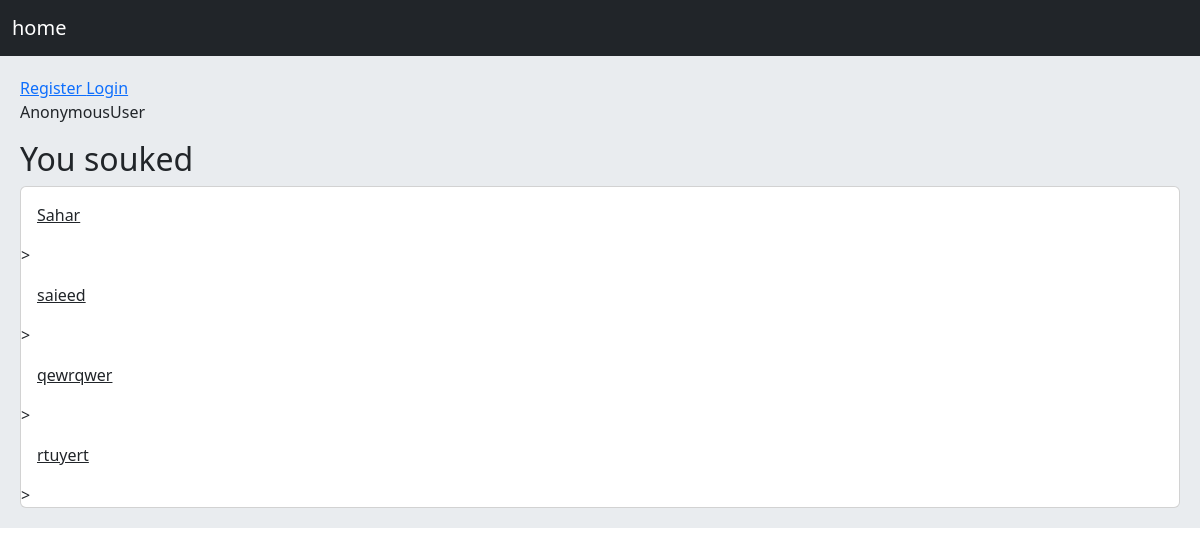
Page /home/ on the earlier database version.
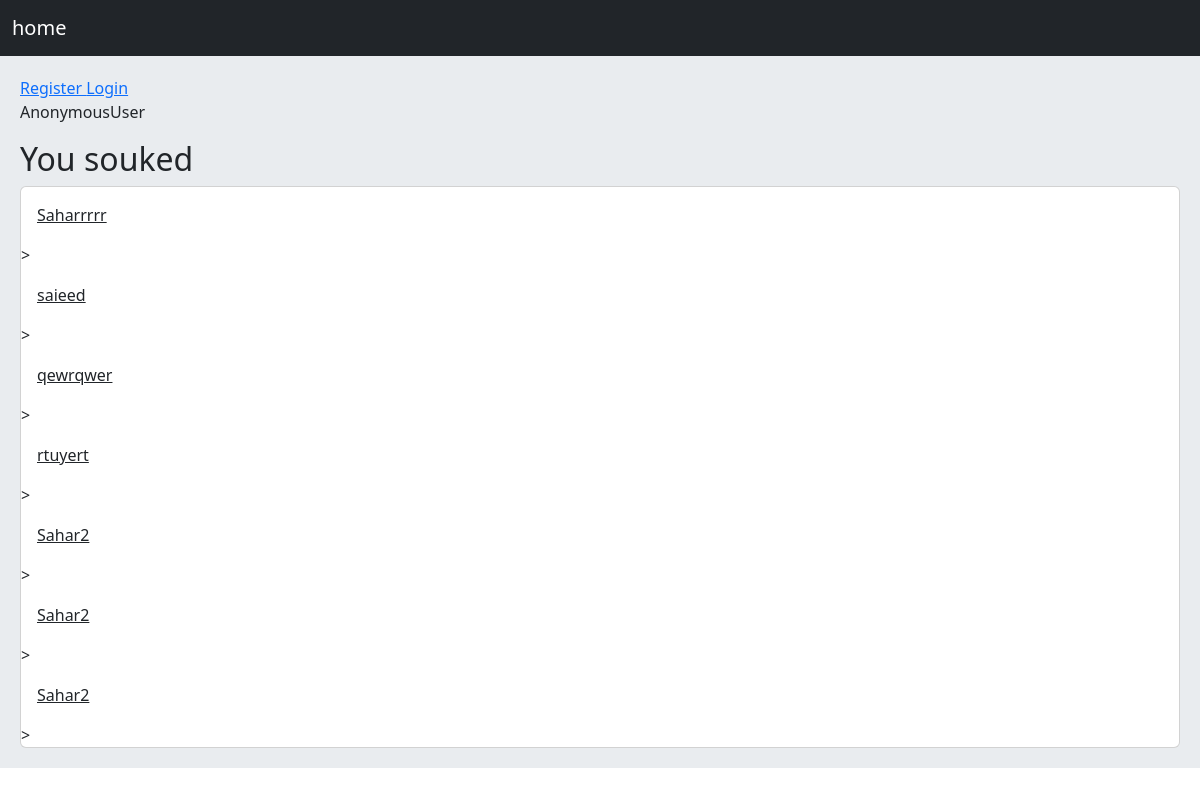
Same page on the later database version.
### home/models.py (models this page shows)
class Todo(models.Model):
    first_name = models.CharField(max_length=30)
    last_name = models.CharField(max_length=30)

### home/views.py (the view)
# urls.py: 2. Add a URL to urlpatterns:  path('', views.home, name='home')
def home(request):
    all = Todo.objects.all()
    return render(request,'home.html', {'todos1':all})

### templates/home.html (shortened to what this page needs)
{%  extends 'base.html' %}
{% block content %}
    {% if request.user.is_authenticated %}
        <a href="{% url 'user_logout' %}"> Logout </a>
    {% else  %}
        <a href="{% url 'user_register' %}"> Register </a>
        <a href="{% url 'user_login' %}"> Login </a>
    {% endif %}
    <p> {{ request.user }} </p>
    {% if request.user.is_authenticated %}
        <h2> Hello </h2>
    {% else %}
        <h2> You souked </h2>
    {% endif %}
    <div class="card">
    {% for todo in todos1 %}
        <a class= "card-body" href="{% url 'details' todo.id %}"> {{ todo.first_name }} </a>></br>
    {% endfor %}
    </div>
{% endblock %}

### templates/base.html (shortened to what this page needs)
<!DOCTYPE html>
<html lang="en">
<head>
    <link href="https://cdn.jsdelivr.net/npm/bootstrap@5.3.2/dist/css/bootstrap.min.css" rel="stylesheet">
</head>
<body>
    {% include 'navbar.html' %}
    <div class="jumbotron">
        {% block content %}
        {% endblock %}
    </div>
</body>
</html>

### templates/navbar.html
<nav class="navbar navbar-expand-lg navbar-dark bg-dark">
  <div class="container-fluid">
    <a class="navbar-brand" href="{% url 'home' %}">home</a>
  </div>
</nav>

### templates/base.html (style rules this page uses)
.jumbotron { padding: 20px; margin-bottom: 20px; background-color: #e9ecef; }

Differences in the rows shown:
changed Todo: first_name "Sahar" → "Saharrrrr"
added Todo: first_name "Sahar2"
added Todo: first_name "Sahar2"
added Todo: first_name "Sahar2"
